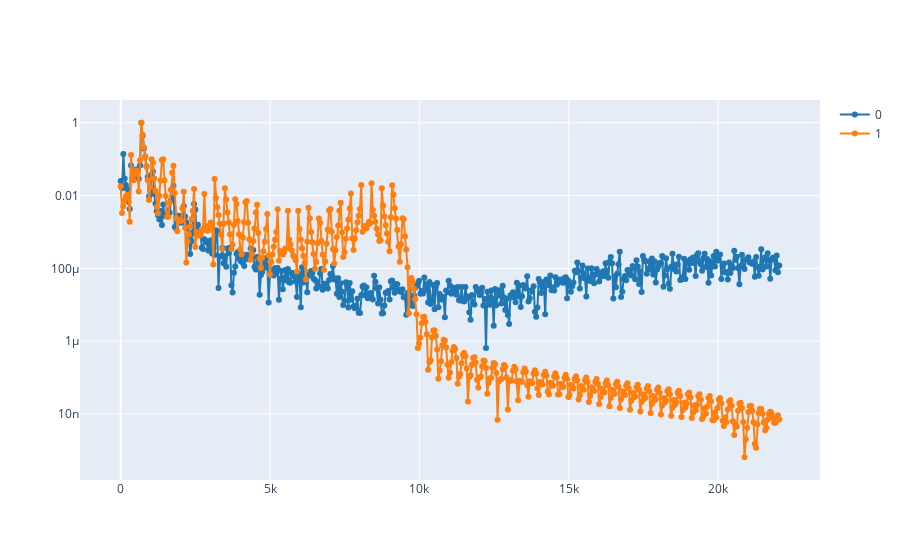

Here is the notebook cell this chart was saved with:
### Markdown cell above
2.2. Calculate the spectrogram of the synthesized signal `S_synt`; and compare the spectrums of both signals at the same time using `plot_spectrum_at(ff, tt, [S_ref, S_synt], time)`, where `S_ref`is spectrogram of the reference signal.

**Note:** use the same window length to calculate both spectrograms.

### Code cell
ff, tt, S_synt = signal.spectrogram(synthesized_signal, fs=fs, nperseg=1024, noverlap=512)
ff, tt, S = signal.spectrogram(ref, fs=fs, nperseg=1024, noverlap=512)
t =np.clip(t_start + (t_end - t_start)/2, tt.min(), tt.max())

plot_spectrum_at(ff, tt, [S, S_synt], t)

### Figure 1 — Plotly figure (JSON) as saved in the notebook; plotly's stock layout.template omitted (floating-point values rounded to 4 significant figures; data arrays with more than 128 entries replaced by an {"elided": "..."} marker saying what was removed)
{"data": [{"line": {"color": "#1f77b4", "shape": "linear"}, "mode": "lines+markers", "name": "0", "type": "scatter", "x": {"elided": "513 float values"}, "y": {"elided": "513 float values"}}, {"line": {"color": "#ff7f0e", "shape": "linear"}, "mode": "lines+markers", "name": "1", "type": "scatter", "x": {"elided": "513 float values"}, "y": {"elided": "513 float values"}}], "layout": {"yaxis": {"type": "log"}}}
